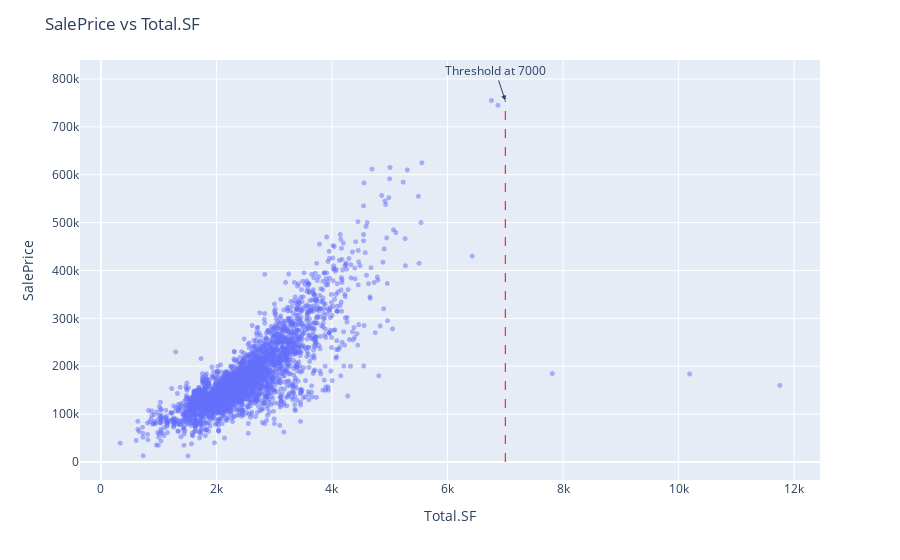

Write notebook code for a chart like this one.
### Markdown cell above
### Como pudemos ver, temos casas muito bem avaliadas (9 e 10), com preços muito baixos que fogem da distribuição normal

### Code cell
fig = px.scatter(df, x='Total.SF', y='SalePrice')
fig.update_traces(marker=dict(size=5, opacity=0.5))
fig.update_layout(title='SalePrice vs Total.SF',
                  xaxis_title='Total.SF',
                  yaxis_title='SalePrice')
fig.add_shape(type="line",
                x0=7000, y0=0, x1=7000, y1=df['SalePrice'].max(),
                line=dict(color="red", width=1, dash="dash"))
fig.add_annotation(text="Threshold at 7000", x=7000, y=df['SalePrice'].max(), showarrow=True, arrowhead=2)

fig.show()

### Figure 1 — Plotly figure (JSON) as saved in the notebook; plotly's stock layout.template omitted (floating-point values rounded to 4 significant figures; data arrays with more than 128 entries replaced by an {"elided": "..."} marker saying what was removed)
{"data": [{"hovertemplate": "Total.SF=%{x}<br>SalePrice=%{y}<extra></extra>", "legendgroup": "", "marker": {"color": "#636efa", "opacity": 0.5, "size": 5, "symbol": "circle"}, "mode": "markers", "name": "", "showlegend": false, "type": "scattergl", "x": {"elided": "2930 float values"}, "xaxis": "x", "y": {"elided": "2930 int values"}, "yaxis": "y"}], "layout": {"annotations": [{"arrowhead": 2, "showarrow": true, "text": "Threshold at 7000", "x": 7000, "y": 755000}], "legend": {"tracegroupgap": 0}, "margin": {"t": 60}, "shapes": [{"line": {"color": "red", "dash": "dash", "width": 1}, "type": "line", "x0": 7000, "x1": 7000, "y0": 0, "y1": 755000}], "title": {"text": "SalePrice vs Total.SF"}, "xaxis": {"anchor": "y", "domain": [0, 1], "title": {"text": "Total.SF"}}, "yaxis": {"anchor": "x", "domain": [0, 1], "title": {"text": "SalePrice"}}}}
